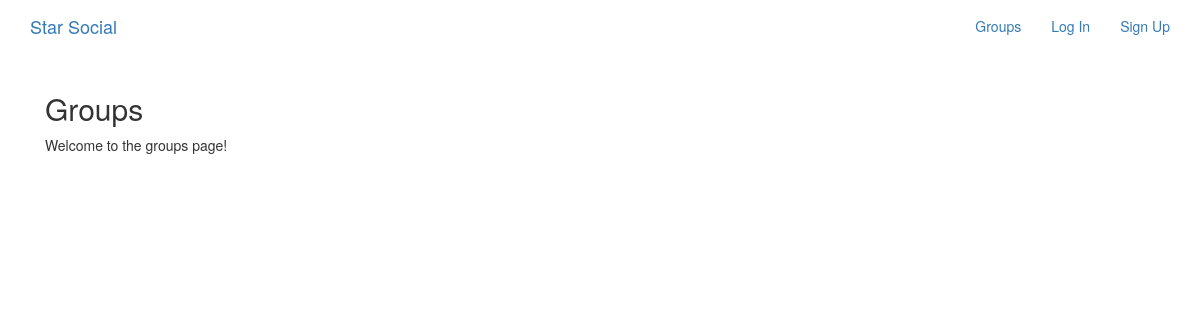
Before: /groups/ with the older database file.
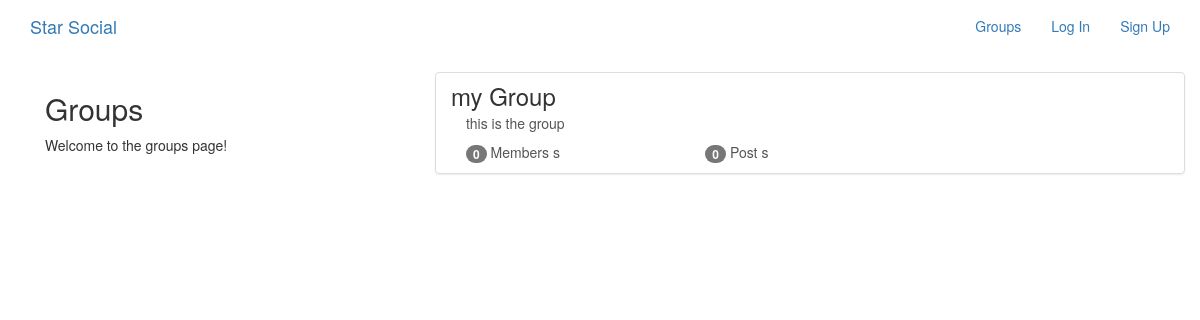
After: the same page with the newer database file.
### groups/models.py (models this page shows, shortened)
class Group(models.Model):
    name = models.CharField(max_length=255, unique=True)
    slug = models.SlugField(allow_unicode=True, unique=True)
    description = models.TextField(blank=True, default='')
    description_html = models.TextField(editable=False, default='', blank=True)
    members =models.ManyToManyField(User, through='GroupMember')
    class Meta:
        ordering = ['name']

### groups/views.py (the view)
# urls.py: path('', views.ListGroup.as_view(), name='all'),
class ListGroup(generic.ListView):
    model = Group

### groups/templates/groups/group_list.html (shortened to what this page needs)
{% extends 'groups/group_base.html' %}
{% block pregroup %}
    <div class="col-md-4">
        <div class="content">
            <h2>Groups</h2>
            <p>Welcome to the groups page!</p>
        </div>
    </div>
{% endblock%}
{% block group_content %}
    <div class="col-md-8">
        <div class="list-group">
            {% for group in object_list %}
                <a href="{%url 'groups:single' slug=group.slug %}" class="list-group-item">
                    <h3 class="title list-group-item-heading">{{group.name}}</h3>
                    <div class="list-group-item-text container-fluid">
                        {{group.description_html|safe}}
                        <div class="row">
                            <div class="col-md-4">
                                <span class="badge">{{ group.members.count }}</span>
                                Members {{group.members.count|pluralize}}
                            </div>
                            <div class="col-md-4">
                                <span class="badge">{{ group.posts.count }}</span>
                                Post {{group.posts.count|pluralize}}
                            </div>
                        </div>
                    </div>
                </a>
            {% endfor %}
        </div>
    </div>
{% endblock %}

### groups/templates/groups/group_base.html (shortened to what this page needs)
{% extends 'base.html' %}
{% block content %}
<div class="container">
    <div class="row">
        {% block pregroup %}{% endblock %}
        {% block group_content %}{% endblock %}
    </div>
</div>
{% endblock %}

### templates/base.html (shortened to what this page needs)
<!DOCTYPE html>
{% load static %}
<html lang="en">
<head>
    <link rel="stylesheet" href="https://maxcdn.bootstrapcdn.com/bootstrap/3.3.7/css/bootstrap.min.css">
    <link rel="stylesheet" href="https://maxcdn.bootstrapcdn.com/bootstrap/3.3.7/css/bootstrap-theme.min.css">
    <link rel="stylesheet" href="{% static 'simplesocial/css/master.css' %}">
</head>
<body>
    <nav class="navbar mynav" role='navigation' id='navbar'>
        <div class="container">
            <a class='navbar-brand mynav' href="{% url 'home' %}">Star Social</a>
            <ul class="nav navbar-nav navbar-right">
                {% if user.is_authenticated %}
                    <li><a href="{% url 'posts:create' %}">Post</a></li>
                    <li><a href="{% url 'groups:all' %}">Groups</a></li>
                    <li><a href="{% url 'groups:create' %}">Create Group</a></li>
                    <li><a href="{% url 'accounts:logout' %}">Logout</a></li>
                {% else %}
                    <li><a href="{% url 'groups:all' %}">Groups</a></li>
                    <li><a href="{% url 'accounts:login' %}">Log In</a></li>
                    <li><a href="{% url 'accounts:signup' %}">Sign Up</a></li>
                {% endif %}
            </ul>
        </div>
    </nav>
    <div class="container mycontent">
        {% block content %}
        {% endblock %}
    </div>
</body>
</html>

Changed rows visible on the page:
added Group: name "my Group", description_html "this is the group", members.count "0", posts.count "0"
